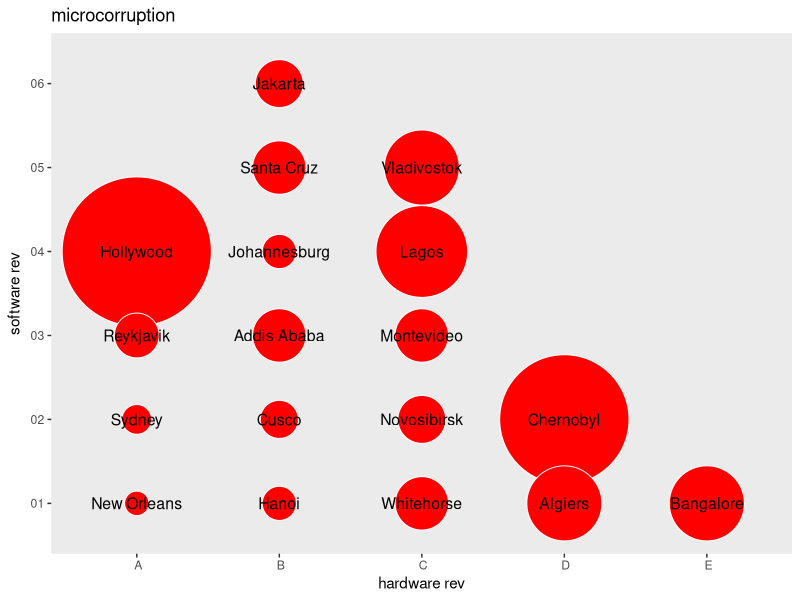

Reproduce this figure in R.
library(ggplot2)
data <- read.csv("cities.csv", colClasses = c("character", "integer", "character", "character", "factor"))
# Sort in decreasing order of points, so that larger bubbles are in the
# background.
data <- data[order(data$points, decreasing=TRUE),]
p <- ggplot(data, aes(x=hw, y=sw, size=points,label=city)) +
  xlab("hardware rev") +
  ylab("software rev") +
  ggtitle("microcorruption") +
  geom_point(color="white", fill="red", shape=21) +
  geom_text(size=4) +
  scale_size_area(max_size=50) +
  theme(legend.position="none",panel.grid.major = element_blank())
print(p)
